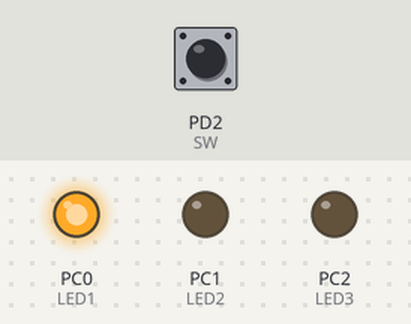
Recording of a program running on a simulated ATmega328P, built with avr-gcc and emulated at 16 MHz. Shown: output pins drawn as LEDs (lit = HIGH). The test bench sets the inputs (shaded band); at power-on: PD2 (SW) HIGH.

Above: at 0.17 s.
At 99.74 s:
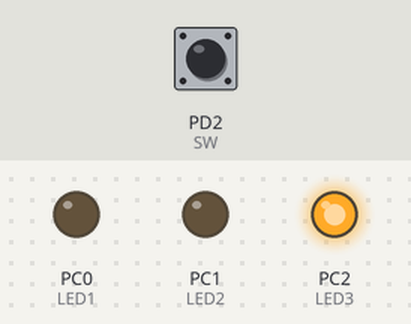
Timing chart, 0 to 100.0 s (numbered marks = the images above):
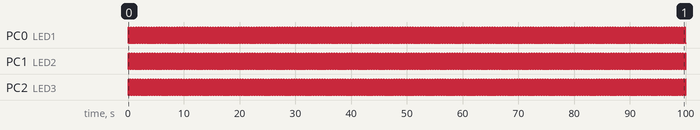

The program:

main.c
```c
/*
 * interrupt_example.c
 *
 * Created: 2025-12-23 오후 1:51:07
 * 인터럽트
 */

#define F_CPU 16000000UL
#include <avr/io.h>
#include <util/delay.h>
#include <avr/interrupt.h>
#include <stdbool.h> // bool, true, false 사용

#define LED1 PC0
#define LED2 PC1
#define LED3 PC2
#define SW PD2

#define set(R,n) R |= (1<<n)
#define clr(R,n) R&= (~(1<<n))
#define toggle(R,n) R ^= (1<<n)

//ISR과 공유하는 변수는 반드시 volatile!
volatile bool flag = true;
volatile int cnt = 0;

ISR(INT0_vect);

int main(void)
{
	sei(); // 전역 인터럽트 켜기

	clr(DDRD, SW);
	set(PORTD, SW); // 풀업

	// INT0 Falling Edge
	set(EICRA, ISC01);
	clr(EICRA, ISC00);
	set(EIMSK, INT0);

	set(DDRC, LED1);
	set(DDRC, LED2);
	set(DDRC, LED3);

	// 초기화
	clr(PORTC, LED1);
	clr(PORTC, LED2);
	clr(PORTC, LED3);

	while (true)
	{
		if(cnt == 0)
		{
			set(PORTC, LED1); clr(PORTC, LED2); clr(PORTC, LED3);
		}
		else if(cnt == 1)
		{
			clr(PORTC, LED1); set(PORTC, LED2); clr(PORTC, LED3);
		}
		else if(cnt == 2)
		{
			clr(PORTC, LED1); clr(PORTC, LED2); set(PORTC, LED3);
		}

		if(flag == true)
		{
			// 2 이상이면(2 포함) 0으로, 아니면 증가
			cnt = (cnt >= 2) ? 0 : cnt + 1;
		}
		else // flag == false
		{
			// 0 이하면(0 포함) 2로, 아니면 감소
			cnt = (cnt <= 0) ? 2 : cnt - 1;
		}
		_delay_ms(25);
	}
}

ISR(INT0_vect)
{
	_delay_ms(10); // 디바운싱
	if(!(PIND & (1<<SW)))
	{
		flag = !flag;
	}
}
```

Measured:
- by itself, PC0 (LED1), PC1 (LED2), PC2 (LED3): alternates HIGH for 0.03 s and LOW for 0.05 s
